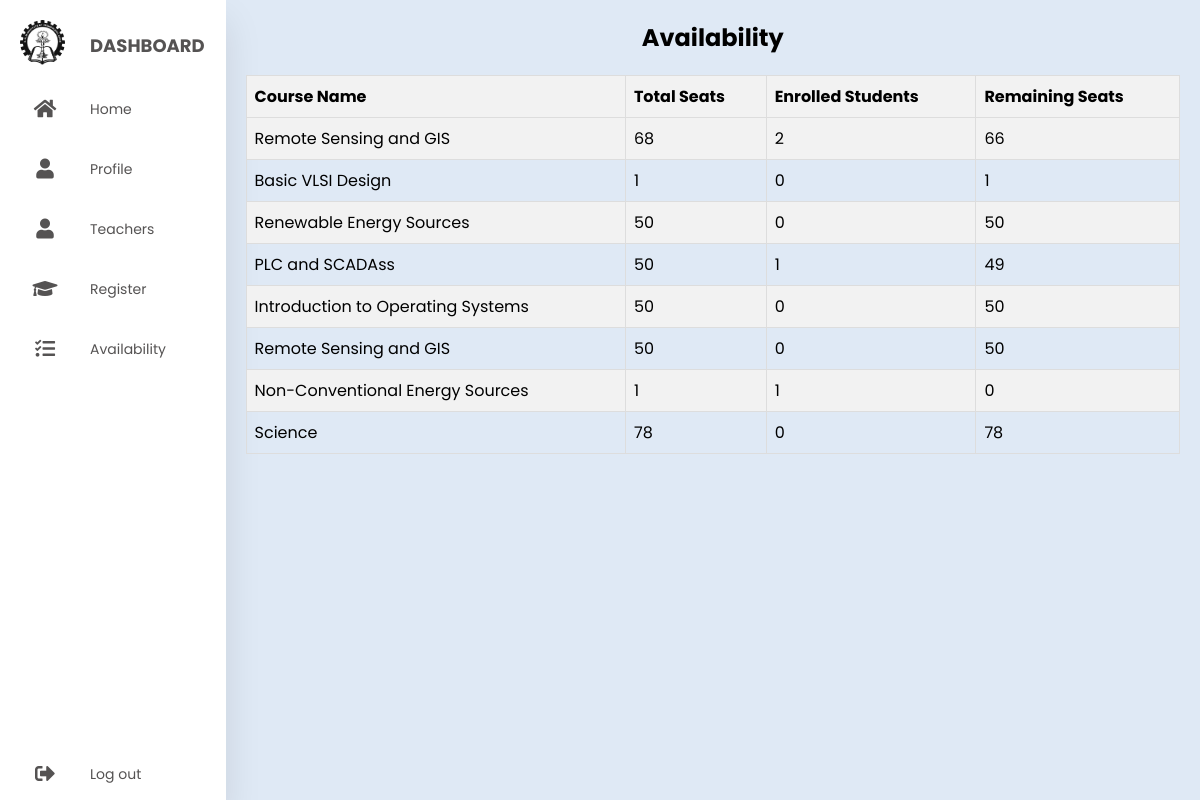
The app's page /availability.php (signed in) with its own data.
### tables this page shows
CREATE TABLE `course` (
  `id` int(11) NOT NULL,
  `name` varchar(50) DEFAULT NULL,
  `code` varchar(30) DEFAULT NULL,
  `seat` int(100) DEFAULT NULL,
  `sem` int(100) DEFAULT NULL,
  `description` varchar(200) DEFAULT NULL,
  `department` varchar(50) DEFAULT NULL
);

### availability.php (the view, shortened to what this page needs)
<?php
include 'config.php';
$sql = "SELECT
            c.id AS course_id,
            c.name AS course_name,
            c.seat AS total_seats,
            COUNT(s.usn) AS enrolled_students,
            c.seat - COUNT(s.usn) AS remaining_seats
        FROM
            course c
        LEFT JOIN
            student_data s ON c.code = s.course
        GROUP BY
            c.id";
$result = mysqli_query($data, $sql);
?>
<!DOCTYPE html>
<html lang="en">
<head>
    <?php
    include 'studentcss.php';
    ?>
</head>
<body>
    <div class="container">
        <?php
        include 'studentsidebar.php';
        ?>
        <section class="main">
            <h1 style="text-align:center;">Availability</h1>
            <div class="container">
                <?php
                if ($result) {
                    echo "<table>
                            <tr>
                                <th>Course Name</th>
                                <th>Total Seats</th>
                                <th>Enrolled Students</th>
                                <th>Remaining Seats</th>
                            </tr>";
                    while ($row = mysqli_fetch_assoc($result)) {
                        echo "<tr>";
                        echo "<td>" . $row['course_name'] . "</td>";
                        echo "<td>" . $row['total_seats'] . "</td>";
                        echo "<td>" . $row['enrolled_students'] . "</td>";
                        echo "<td>" . $row['remaining_seats'] . "</td>";
                        echo "</tr>";
                    }
                    echo "</table>";
                } else {
                    echo "Error: " . mysqli_error($data);
                }
                ?>
            </div>
        </section>
    </div>
</body>
</html>

### css/student.css (style rules this page uses)
* { margin: 0; padding: 0; outline: none; border: none; text-decoration: none; box-sizing: border-box; font-family: "Poppins", sans-serif; }
body { background: #dfe9f5; }
.container { display: flex; }
.main { position: relative; padding: 20px; width: 100%; }

### availability.php (style rules this page uses)
body { overflow: hidden; }
table { width: 100%; border-collapse: collapse; margin: 20px 0; font-size: 16px; }
th, td { border: 1px solid #ddd; padding: 8px; text-align: left; }
th { background-color: #f2f2f2; font-weight: bold; }
tr:nth-child(even) { background-color: #f2f2f2; }

### records on screen
course: name "Remote Sensing and GIS", seat "68", enrolled_students "2", remaining_seats "66"
course: name "Basic VLSI Design", seat "1", enrolled_students "0", remaining_seats "1"
course: name "Renewable Energy Sources", seat "50", enrolled_students "0", remaining_seats "50"
course: name "PLC and SCADAss", seat "50", enrolled_students "1", remaining_seats "49"
course: name "Introduction to Operating Systems", seat "50", enrolled_students "0", remaining_seats "50"
course: name "Remote Sensing and GIS", seat "50", enrolled_students "0", remaining_seats "50"
course: name "Non-Conventional Energy Sources", seat "1", enrolled_students "1", remaining_seats "0"
course: name "Science", seat "78", enrolled_students "0", remaining_seats "78"
